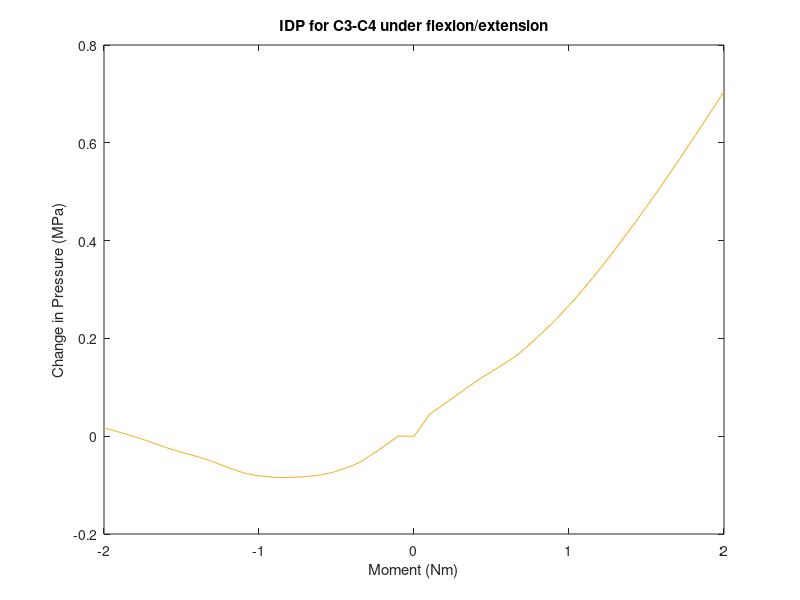

This chart was generated by the following MATLAB code: (Note: this script raises an error after producing the figure.)
%% this script plots average IDP for the c3-c4 nucleus pulposus under flexion/extension, lateral bending, and axial rotation
%model 14
%% flexion/extension (4n4p) c3-c4 Average IDP
%4n
p4n=[0.822574 0.822557 0.793581 0.769164 0.761794 0.749672 0.743376 0.739593 0.737898 0.738409 0.742377 0.747808 0.75855 0.771371 0.781205 0.789995 0.799694 0.812102 0.821527 0.831108 0.83958];
x4n=[2 2.05126 2.11533 2.17471 2.20107 2.25678 2.30078 2.35474 2.41562 2.45083 2.5117 2.55021 2.60026 2.65289 2.70081 2.75198 2.8011 2.85607 2.90043 2.95245 3];

%4p
p4p=[0.822574 0.867074 0.899219 0.91653 0.941098 0.95538 0.984987 1.00297 1.05287 1.06073 1.10319 1.13468 1.16759 1.21126 1.24974 1.29432 1.33689 1.39012 1.44029 1.50499 1.5274];
x4p=[2 2.05026 2.12154 2.16006 2.21479 2.25242 2.32555 2.36019 2.44483 2.45733 2.51914 2.56141 2.60341 2.65657 2.70193 2.75284 2.80008 2.85729 2.91018 2.97712 3];

% delta loop
for n=1:20
    p4n1(n)=[p4n(n+1)-p4n(1)];
    p4p1(n)=[p4p(n+1)-p4p(1)];
end

% zero data and join
x4n1=-2*(x4n-2);
x4p1=[(x4p-2)*2];
p4p2=[0,p4p1];
x4=[flip(x4n1(2:21)),x4p1];
p4=[flip(p4n1),p4p2];

%plot
figure(1)
f9=plot(x4,p4,'color',[0.9290,0.6940, 0.1250]);
ylabel('Change in Pressure (MPa)')
xlabel('Moment (Nm)')
title('IDP for C3-C4 under flexion/extension')
legend([f1,f5,f9],'intact','model 4','model 14')
hold on

%% lateral bending (5n5p) c3-c4 Average IDP
%5n
p5n=[0.822574 0.848962 0.854613 0.858794 0.8605 0.863831 0.866346 0.868306 0.87106 0.874174 0.877142 0.882886 0.887003 0.888067 0.891802 0.896645 0.899333 0.904352 0.908661 0.914773 0.919694];
x5n=[2 2.05026 2.11433 2.17371 2.20007 2.2594 2.31877 2.36096 2.42034 2.47043 2.5127 2.58779 2.63779 2.65263 2.70273 2.76565 2.80142 2.8609 2.90157 2.95756 3];

%5p
p5p=[0.822574 0.841276 0.833991 0.830785 0.825766 0.824184 0.825079 0.826944 0.830122 0.833483 0.836901 0.841945 0.844694 0.849548 0.852872 0.857524 0.860982 0.864971 0.868399 0.870861 0.872797];
x5p=[2 2.05026 2.12154 2.15397 2.21175 2.26507 2.30594 2.35377 2.40753 2.45988 2.50332 2.56615 2.60113 2.66023 2.70008 2.7573 2.80337 2.85729 2.91233 2.96086 3];

% delta loop
for n=1:20
    p5n1(n)=[p5n(n+1)-p5n(1)];
    p5p1(n)=[p5p(n+1)-p5p(1)];
end

% zero data and join
x5n1=-2*(x5n-2);
x5p1=[(x5p-2)*2];
p5p2=[0,p5p1];
x5=[flip(x5n1(2:21)),x5p1];
p5=[flip(p5n1),p5p2];

%plot
figure(2)
d9=plot(x5,p5,'color',[0.9290,0.6940, 0.1250]);
ylabel('Change in Pressure (MPa)')
xlabel('Moment (Nm)')
title('IDP for C3-C4 under lateral bending')
legend([d1,d5,d9],'intact','model 4','model 14')
hold on

%% axial rotation (6n6p) c3-c4 Average IDP
%6n
p6n=[0.822574 0.847693 0.850905 0.852287 0.854789 0.855344 0.858077 0.860388 0.862822 0.864731 0.867406 0.871562 0.877842 0.884625 0.891804 0.900175 0.908676 0.919338 0.928739 0.94157 0.947695];
x6n=[2 2.05026 2.10532 2.15068 2.23407 2.26532 2.33563 2.38563 2.43563 2.46688 2.50555 2.55206 2.60555 2.65607 2.70294 2.75304 2.80113 2.85856 2.90701 2.97041 3];

%6p % 
p6p=[0.822574 0.836314 0.837367 0.835274 0.832217 0.830923 0.830547 0.832683 0.836387 0.841525 0.851044 0.854245 0.865009 0.868717 0.877977 0.882887 0.89189 0.89693 0.905235 0.912385 0.919362];
x6p=[2 2.05126 2.11533 2.16533 2.2247 2.25107 2.30206 2.35204 2.40323 2.45375 2.52804 2.55155 2.62764 2.65371 2.71895 2.75421 2.81684 2.85161 2.90752 2.95451 3];

% delta loop
for n=1:20
    p6n1(n)=[p6n(n+1)-p6n(1)];
    p6p1(n)=[p6p(n+1)-p6p(1)];
end

% zero data and join
x6n1=-2*(x6n-2);
x6p1=[(x6p-2)*2];
p6p2=[0,p6p1];
x6=[flip(x6n1(2:21)),x6p1];
p6=[flip(p6n1),p6p2];

%plot
figure(3)
s9=plot(x6,p6,'color',[0.9290,0.6940, 0.1250]);
ylabel('Change in Pressure (MPa)')
xlabel('Moment (Nm)')
title('IDP for C3-C4 under axial rotation')
legend([s1,s5,s9],'intact','model 4','model 14')
hold on
